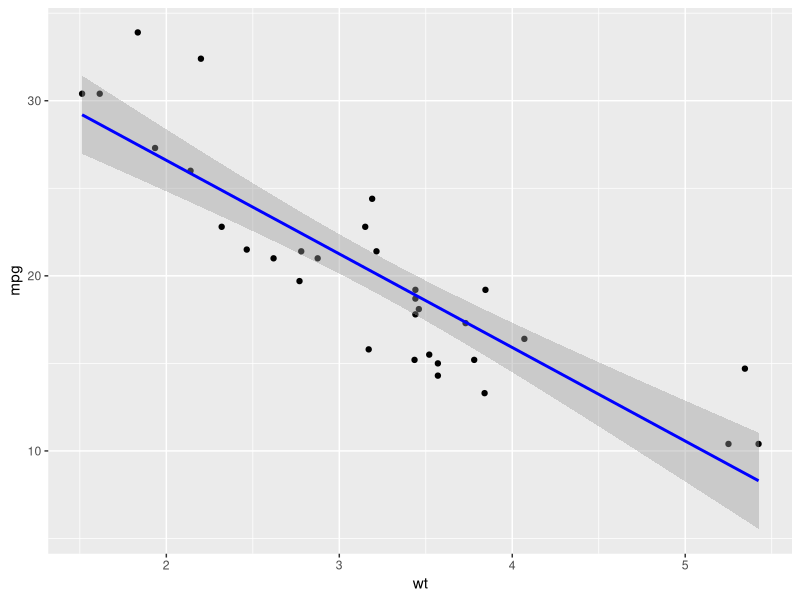
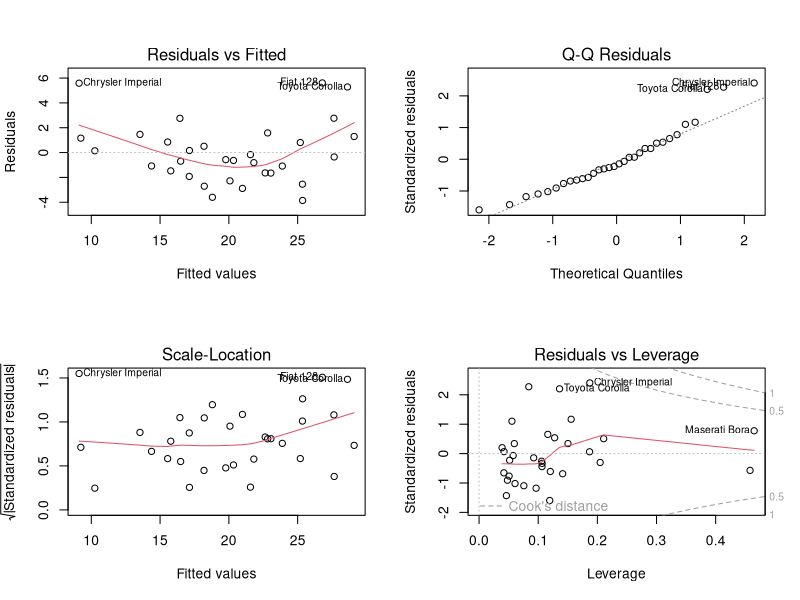
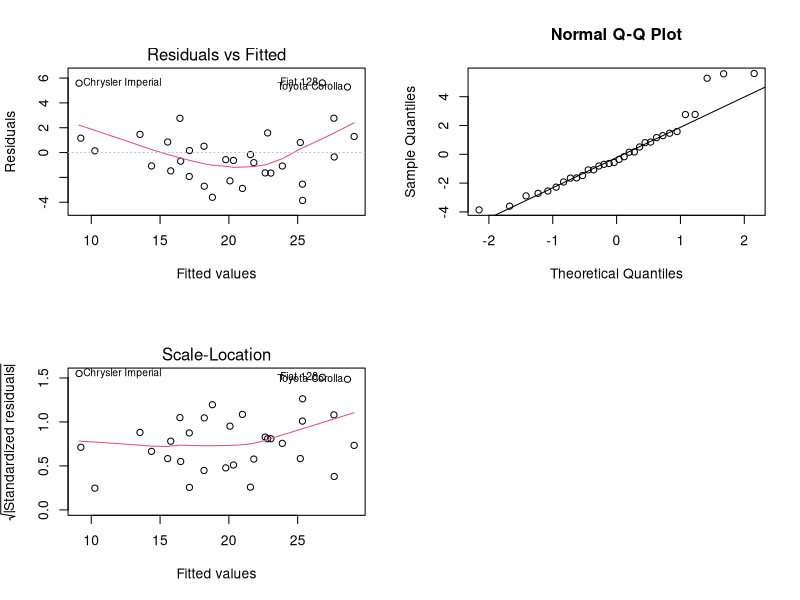

Generate these figures, in order, with R:
## ---- chunk 1
knitr::opts_chunk$set(echo = TRUE)
## ---- chunk 2
# Load necessary libraries
library(ggplot2)

# Load the data
data(mtcars)
head(mtcars)

# Fit a simple linear regression model
model <- lm(mpg ~ wt, data=mtcars)

# Summary of the model
summary(model)

# Plotting the data and the model
ggplot(mtcars, aes(x=wt, y=mpg)) +
  geom_point() +
  geom_smooth(method="lm", col="blue")
## ---- chunk 3
# Fit a multiple linear regression model
model_mult <- lm(mpg ~ wt + hp + qsec, data=mtcars)

# Summary of the model
summary(model_mult)

# Diagnostic plots
par(mfrow=c(2,2))
plot(model_mult)

## ---- chunk 4
# Coefficients
coef(model_mult)
# R-squared
summary(model_mult)$r.squared
# P-values
summary(model_mult)$coefficients[,4]
## ---- chunk 5
plot(model_mult, which=1)  # Residuals vs Fitted plot
# Look for a random scatter of residuals around the horizontal line at zero.
## ---- chunk 6
qqnorm(resid(model_mult))
qqline(resid(model_mult))
## ---- chunk 7
plot(model_mult, which=3)  # Scale-Location plot
## ---- chunk 8
library(car)
durbinWatsonTest(model_mult)
## ---- chunk 9
# Load necessary library
library(MASS)

# Load the Boston housing dataset
data("Boston")

# Fit a multiple linear regression model
#dis=weighted mean of distances to five Boston employment centres
#lstat=lower status of the population 
#medv = median value of owner-occupied homes in
#rm = average number of rooms per dwelling.
# age = proportion of owner-occupied units built prior to 1940.
housing_model <- lm(medv ~ lstat + rm + age + dis, data=Boston)

# Summary of the model
summary(housing_model)
## ---- chunk 10
# Hypothetical dataset
employee_data <- data.frame(
  salary = c(60000, 70000, 80000, 120000, 100000, 95000, 75000),
  experience = c(5, 6, 7, 10, 8, 9, 6),
  education = c(1, 2, 2, 3, 2, 3, 2),  # 1: Bachelor's, 2: Master's, 3: PhD
  role = as.factor(c("Analyst", "Analyst", "Manager", "Manager", "Analyst", "Manager", "Analyst"))
)

# Fit a multiple linear regression model
salary_model <- lm(salary ~ experience + education + role, data=employee_data)

# Summary of the model
summary(salary_model)

## ---- chunk 11
# Hypothetical dataset
disease_data <- data.frame(
  progression = c(3.2, 4.5, 2.8, 6.7, 5.1, 4.3, 3.9),
  biomarker1 = c(2.1, 3.4, 2.0, 5.0, 4.2, 3.8, 3.1),
  biomarker2 = c(1.5, 2.2, 1.7, 3.5, 2.8, 2.4, 2.0),
  age = c(45, 50, 39, 60, 55, 52, 47),
  gender = as.factor(c("M", "F", "M", "F", "M", "F", "M"))
)

# Fit a multiple linear regression model
disease_model <- lm(progression ~ biomarker1 + biomarker2 + age + gender, data=disease_data)

# Summary of the model
summary(disease_model)

